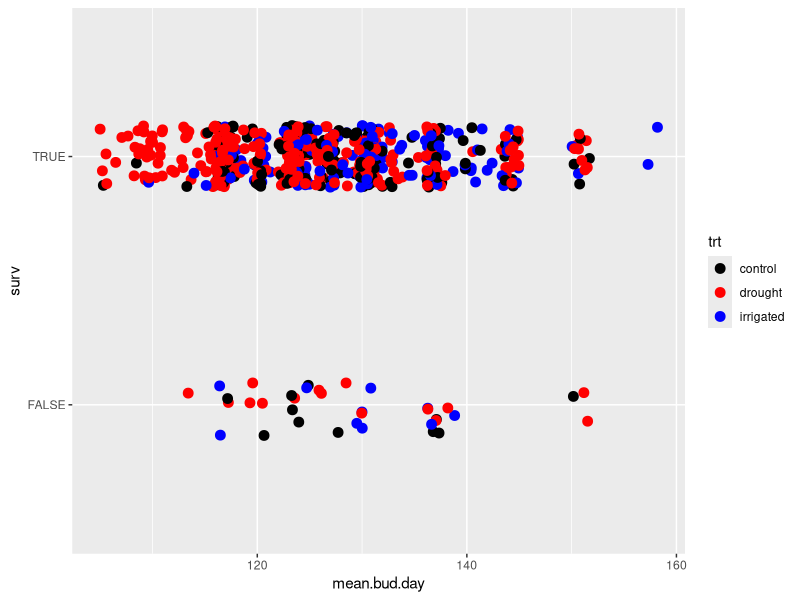
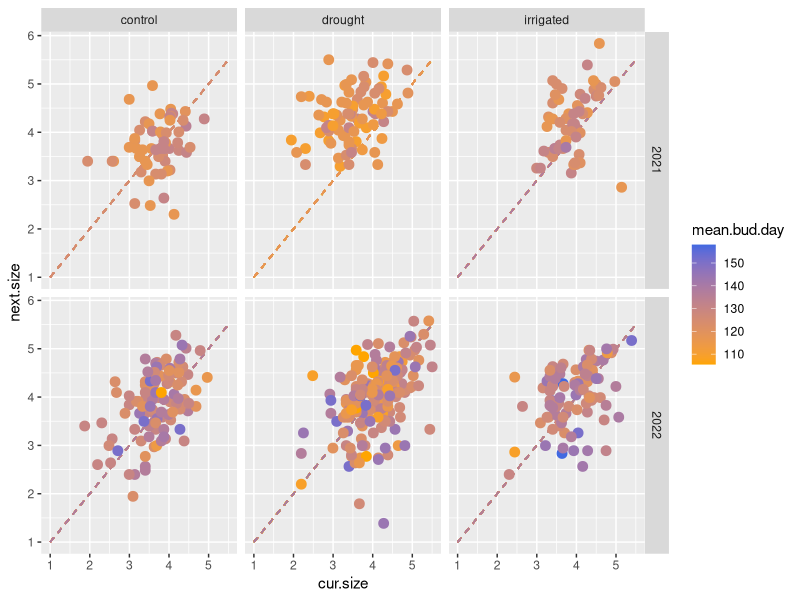
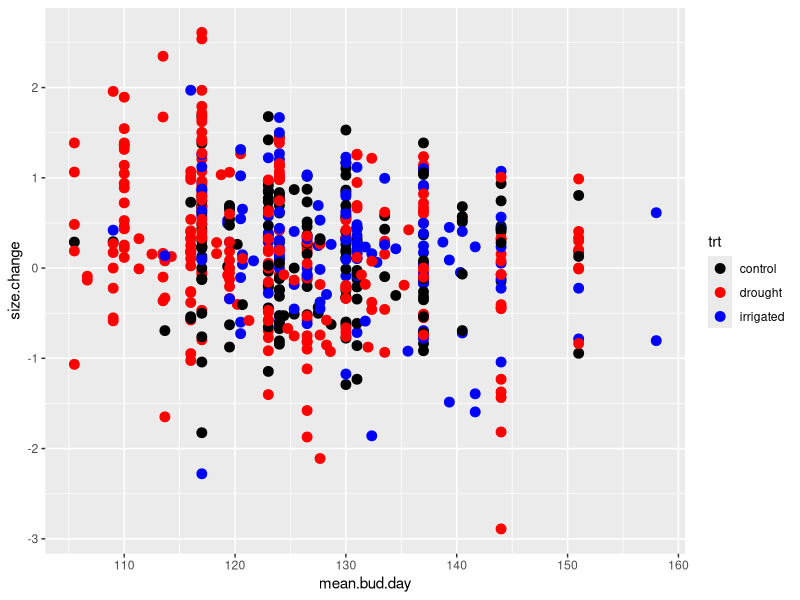
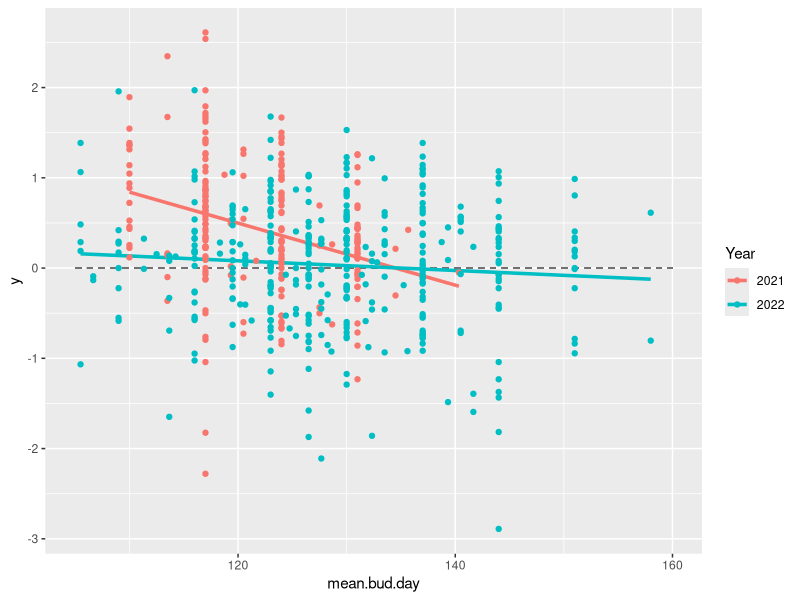
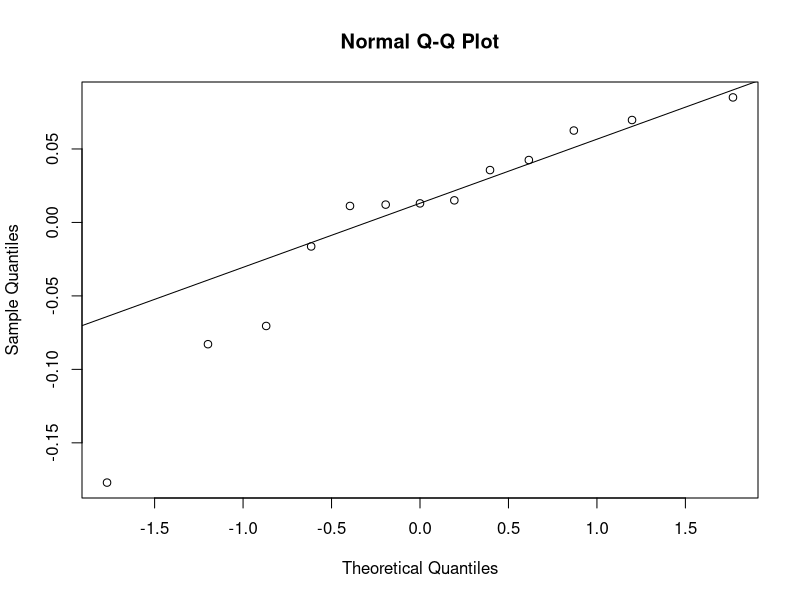
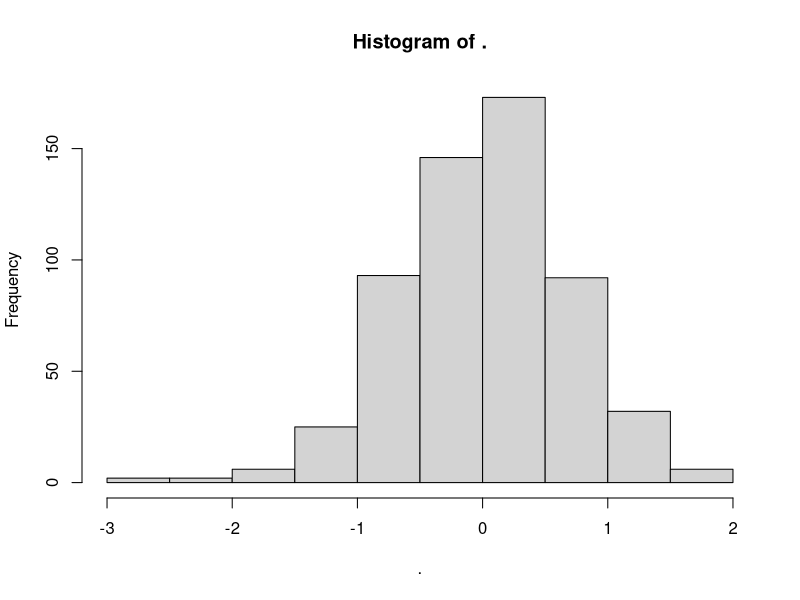
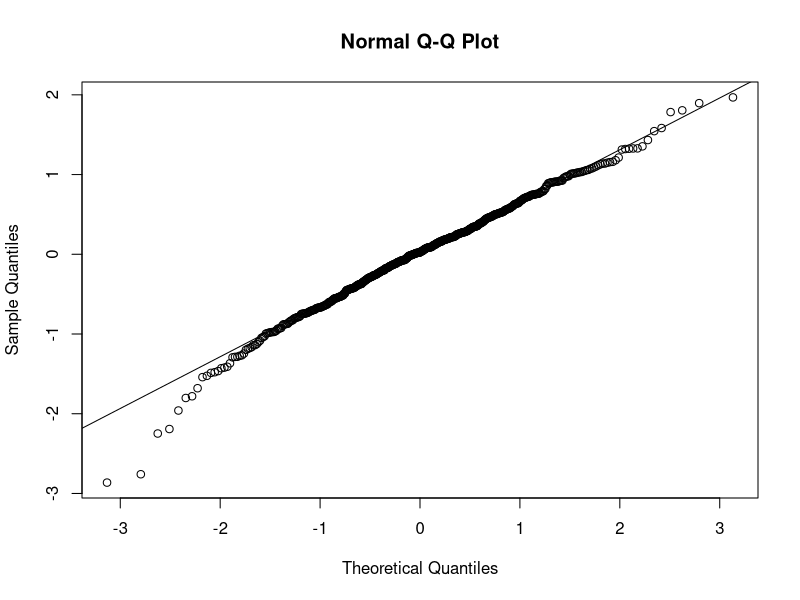
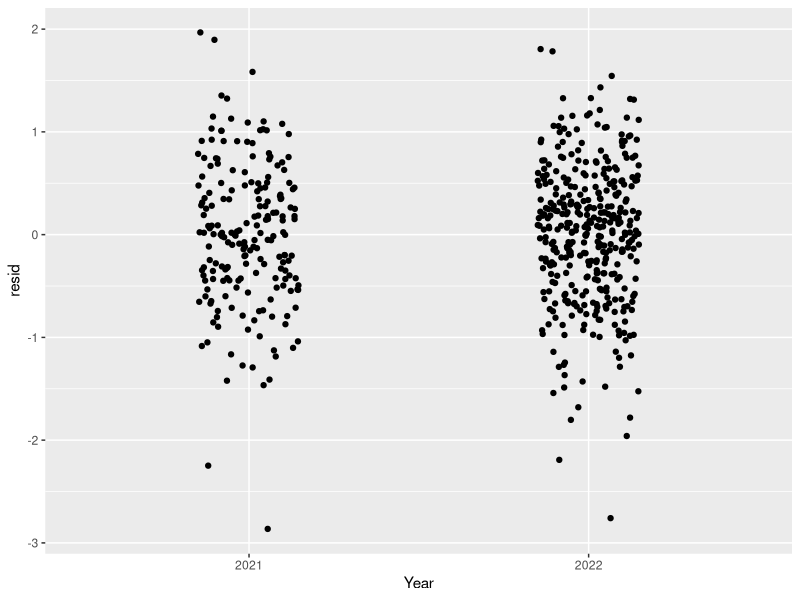

These charts were generated, in order, by the following R code:
# Taking a first stab at looking at individual trade-offs in budding phenology
# i.e., is flowering (budding) earlier associated with a change in survival
# and/or growth?
# sn - init 2 apr 2024

library(ggplot2)
library(tidyr)
library(dplyr)
library(lme4)

rm(list = ls())

phen = read.csv('01_data_cleaning/out/seed_phen_demo_combined.csv')

head(phen)

demo = read.csv('01_data_cleaning/out/demo_imputed_survival.csv') %>%
  filter(Year > 2021) %>%
  mutate(Prev.year = Year - 1)

head(demo)

# Merging these together... is plantid column from demo? How often do they differ?

phen %>% filter(plantid != finalid.demo)
# 25 rows here - how many unique plants...?
phen %>% filter(plantid != finalid.demo) %>% distinct(Year, plantid, .keep_all = TRUE)
# 14 plants
# going to bet plantid is the demo key


phen.surv = merge(
  x = phen %>% 
    filter(Year < 2023) %>%
    group_by(Year, tagplot, plantid, n.phen.umbel, n.lost.umbel, n.demo.umbels, cur.size, mean.bud.day) %>%
    summarise(total.seeds = sum(no.seeds, na.rm = TRUE)) %>%
    ungroup(),
  y = demo %>%
    mutate(next.size = log(No.leaves * Leaf.length)) %>%
    select(Prev.year, Plot, trt, surv, next.size, plantid) %>%
    mutate(plantid = gsub('b', '', plantid)),
  by.x = c('Year', 'plantid'), by.y = c('Prev.year', 'plantid'),
  all.x = TRUE, all.y = FALSE
)

head(phen.surv)
nrow(phen.surv)

# Look for plants that are alive but missing a measurement
# (and remove them)

# There are 11
phen.surv %>% filter(surv & is.na(next.size))

# Remove them
phen.surv = phen.surv %>% filter(!(surv & is.na(next.size)))

#### Plots?

# Timing of budding vs. survival to next year
phen.surv %>%
  ggplot(aes(x = mean.bud.day, y = surv, colour = trt)) +
  geom_point(position = position_jitter(height = 1/8, width = 1), size = 3) +
  scale_colour_manual(values = c('black', 'red', 'blue'))
# eh - nothing visually obvious

# Plot of growth
phen.surv %>%
  # get rid of dead plants
  filter(surv) %>%
  # plot
  ggplot(aes(x = cur.size, y = next.size, colour = mean.bud.day)) +
  geom_segment(aes(x = 1, xend = 5.5, y = 1, yend = 5.5), linetype = 2) +
  geom_point(size = 3) +
  scale_colour_gradient(low = 'orange', high = 'royalblue') +
  facet_grid(Year ~ trt)
# Not super obvious to me here
# Growth looks pretty good 2021-2022 though...

# Another plot of growth
phen.surv %>%
  filter(surv, !is.na(cur.size)) %>%
  mutate(size.change = next.size - cur.size) %>%
  ggplot(aes(x = mean.bud.day, y = size.change)) +
  geom_point(aes(colour = trt), size = 3) +
  scale_colour_manual(values = c('black', 'red', 'blue'))
# huh.  

##### Models?

### Survival model

phen.surv = phen.surv %>% mutate(Year = factor(Year), Plot = factor(Plot))

s_0 = glm(
  surv ~ Year,
  family = 'binomial',
  data = phen.surv
)
# using a random effect here gives a singularity (probably some plot with no mortalities)

s_p = glm(
  surv ~ Year + mean.bud.day,
  family = 'binomial',
  data = phen.surv
)

anova(s_p, s_0, test = 'Chisq')
# oh... interesting
# but... conservativism due to lack of random effects? or does that not apply here?

summary(s_p)

# So a possible (marginally significant?) effect of phen on survival - 
# budding one day later associated with a reduction in survival by ~4%

### Growth model

phen.grow = phen.surv %>%
  filter(surv, !is.na(cur.size)) %>%
  mutate(
    size.change = next.size - cur.size,
    Year = factor(Year),
    Plot = factor(Plot)
  )

m_0 = lmer(
  size.change ~ Year + (1 | Plot),
  data = phen.grow
)

m_t = lmer(
  size.change ~ Year + trt + (1 | Plot),
  data = phen.grow
)

anova(m_t, m_0)
# interesting... no treatment effect...?

m_t_p = lmer(
  size.change ~ Year + trt + mean.bud.day + (1 | Plot),
  data = phen.grow
)

anova(m_t_p, m_t)
# So yes, does look like there is an effect even controlling for year and
# treatment

summary(m_t_p)

# and if we took treatment out?
m_p = lmer(
  size.change ~ Year + mean.bud.day + (1 | Plot),
  data = phen.grow
)

anova(m_t_p, m_p)
# Cool. Looks like there isn't a treatment effect at all.

# Year-treatment interactions?
m_py = lmer(
  size.change ~ Year * mean.bud.day + (1 | Plot),
  data = phen.grow
)

anova(m_py, m_p)
# Yes - very strong evidence.

summary(m_py)
# Oh so it's just an effect in one year?

phen.grow %>%
  mutate(pred.grow = predict(object = m_py, newdata = ., allow.new.levels = TRUE, re.form = ~ 0)) %>%
  ggplot(aes(x = mean.bud.day, colour = Year)) +
  geom_segment(aes(x = 105, xend = 160, y = 0, yend = 0), linetype = 2, colour = 'gray44') +
  geom_line(aes(y = pred.grow), linewidth = 1.2) +
  geom_point(aes(y = size.change))
# fits look fine
# flowering earlier (absolute date) means more growth in 2021?
# barely discernible effect in 2022

ranef(m_py)$Plot %>% unlist() %>% qqnorm()
ranef(m_py)$Plot %>% unlist() %>% qqline()
# woof... small sample size but that left tail is quite big

residuals(m_py) %>% hist()
# eh kinda big left tail but not super bad
qqnorm(residuals(m_py))
qqline(residuals(m_py))
# left tail deviates a bit but not awful
# (I guess we're not getting p-values though?)

phen.grow %>%
  mutate(resid = residuals(m_py)) %>%
  ggplot(aes(x = Year, y = resid)) +
  geom_point(position = position_jitter(width = 0.15))

phen.grow %>%
  mutate(resid = residuals(m_py)) %>%
  ggplot(aes(x = mean.bud.day, y = resid)) +
  geom_point()
# Not super concerned about heteroskedasticity here

phen.grow %>%
  mutate(resid = residuals(m_py)) %>%
  ggplot(aes(x = n.phen.umbel, y = resid)) +
  geom_point(position = position_jitter(width = 0.15))
# Looks like there may be a slight association with number of umbels?

phen.grow %>%
  mutate(resid = residuals(m_py)) %>%
  ggplot(aes(x = n.lost.umbel, y = resid)) +
  geom_point(position = position_jitter(width = 0.15))
# Meh

# Seems like a model 
